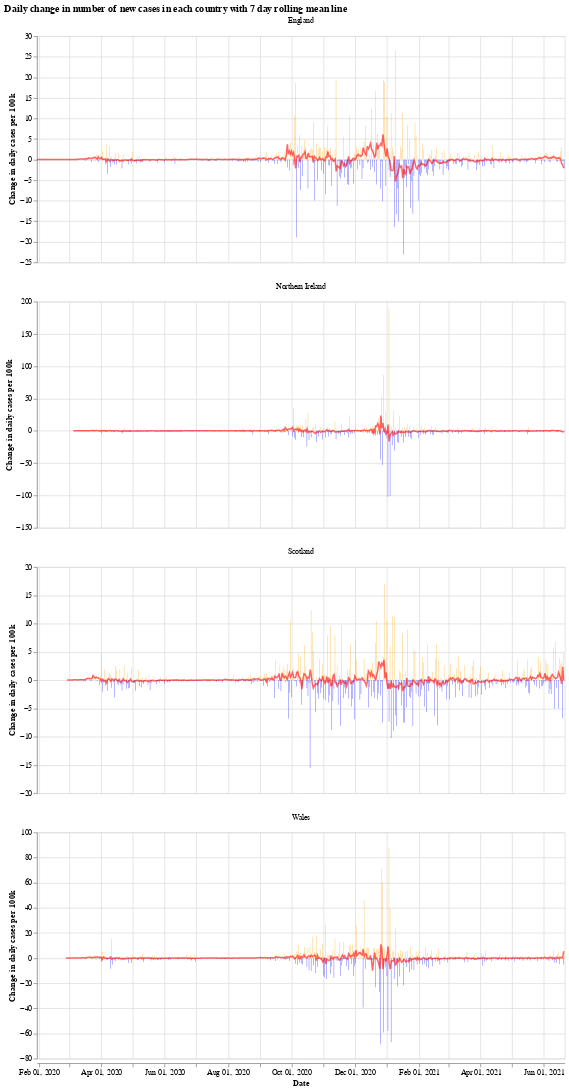

Notebook cell for this chart:
### Markdown cell above
We will use the Python library `Altair` for visualising the data, see the [altair docs](https://altair-viz.github.io/) for more information.

First we have a graph which shows the daily change in the number of new cases for each country. This number jumps up and down all over the place, which is likely due to delay in reporting of new cases over the weekend. Another interesting thing is that it looks like the daily cases in Wales experienced a much shorter period of calm over the summer (calm in the sense of daily cases not jumping up and down).

The orange bars are days when the number of new cases (per 100k population) was more than the previous day, while the blue are days when the number of new cases dropped. The red line is the 7 day moving average. 

When the moving average line is below 0, it means that there is a consistent drop in new cases. We can see this clearly happening around the times that lockdowns were introduced (though, to varying degrees). I will update the graphs soon with a marker of when each lockdown started.

### Code cell
# collapse
import altair as alt

bars = alt.Chart(uk_cases).mark_bar().encode(
    x=alt.X("yearmonthdate(date):T", axis=alt.Axis(title='Date')),
    y=alt.Y("casesChangeRate:Q", axis=alt.Axis(title='Change in daily cases per 100k')),
    tooltip='casesChange',
    color=alt.condition(
        alt.datum.casesChangeRate > 0,
        alt.value("orange"),  # The positive color
        alt.value("blue")  # The negative color
    )
).properties(title='Daily change in number of new cases with 7 day rolling mean',width=700).interactive()

line = alt.Chart(uk_cases).mark_line(
    color='red',
    size=2,
    opacity=0.6
).transform_window(
    rolling_mean='mean(casesChangeRate)',
    frame=[0, 7],
    groupby=['areaName']
).encode(
    x='yearmonthdate(date):T',
    y='rolling_mean:Q'
)

alt.layer(bars, line, data=uk_cases).facet(alt.Column(
    'areaName', title=''), columns=1).resolve_scale(y='independent').properties(title='Daily change in number of new cases in each country with 7 day rolling mean line')

### Figure 1 — Vega-Lite specification as saved in the notebook (floating-point values rounded to 4 significant figures; data arrays with more than 128 entries replaced by an {"elided": "..."} marker saying what was removed)
{"config": {"view": {"continuousWidth": 400, "continuousHeight": 300}}, "data": {"name": "data-5faab6405707b3cf308dbd20483281d6"}, "facet": {"type": "nominal", "field": "areaName", "title": ""}, "spec": {"layer": [{"mark": "bar", "encoding": {"color": {"condition": {"value": "orange", "test": "(datum.casesChangeRate > 0)"}, "value": "blue"}, "tooltip": {"type": "quantitative", "field": "casesChange"}, "x": {"type": "temporal", "axis": {"title": "Date"}, "field": "date", "timeUnit": "yearmonthdate"}, "y": {"type": "quantitative", "axis": {"title": "Change in daily cases per 100k"}, "field": "casesChangeRate"}}, "selection": {"selector001": {"type": "interval", "bind": "scales", "encodings": ["x", "y"]}}, "title": "Daily change in number of new cases with 7 day rolling mean", "width": 700}, {"mark": {"type": "line", "color": "red", "opacity": 0.6, "size": 2}, "encoding": {"x": {"type": "temporal", "field": "date", "timeUnit": "yearmonthdate"}, "y": {"type": "quantitative", "field": "rolling_mean"}}, "transform": [{"window": [{"op": "mean", "field": "casesChangeRate", "as": "rolling_mean"}], "frame": [0, 7], "groupby": ["areaName"]}]}]}, "columns": 1, "resolve": {"scale": {"y": "independent"}}, "title": "Daily change in number of new cases in each country with 7 day rolling mean line", "$schema": "https://vega.github.io/schema/vega-lite/v4.8.1.json", "datasets": {"data-5faab6405707b3cf308dbd20483281d6": {"elided": "1940 records"}}}
